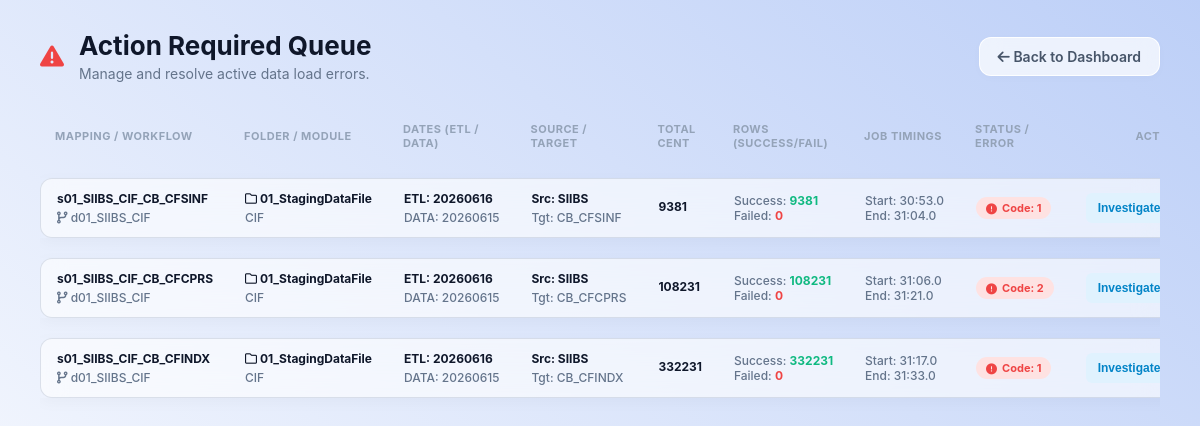
Page /action_queue.php on the committed database.
### tables this page shows
CREATE TABLE "stgd_data" (
	"ETL_DT"	INTEGER,
	"DATA_DT"	INTEGER,
	"EXTRACT_FREQ"	TEXT,
	"FILE_RUN_ID"	INTEGER,
	"SOURCE_EXTRACT_DT"	TEXT,
	"START_JOB"	TEXT,
	"END_JOB"	TEXT,
	"LOAD_STATUS"	INTEGER,
	"FOLDER_NAME"	TEXT,
	"MAPPING_NAME"	TEXT,
	"WORKFLOW_NAME"	TEXT,
	"DATA_MODULE"	TEXT,
	"SOURCE_SYSTEM"	TEXT,
	"SOURCE_SCHEMA"	TEXT,
	"SOURCE_NAME"	TEXT,
	"SOURCE_TYPE"	TEXT,
	"TARGET_NAME"	TEXT,
	"TARGET_TYPE"	TEXT,
	"ROW_CNT_SOURCE"	INTEGER,
	"TOTALROWSUCCESS"	INTEGER,
	"TOTALROWFAILED"	INTEGER,
	"PATH_CTL_ORI"	TEXT,
	"PATH_CTL_NEW"	TEXT,
	"PATH_DAT_ORI"	TEXT,
	"PATH_DAT_NEW"	TEXT,
	"ERR_CD"	INTEGER,
	"ERR_MSG"	TEXT
);

### action_queue.php (the view, shortened to what this page needs)
<?php
include 'db.php';
$error_query = $db->query("SELECT * FROM stgd_data WHERE ERR_CD != '0'");
?>
<!DOCTYPE html>
<html lang="en">
<head>
    <link rel="stylesheet" href="https://cdnjs.cloudflare.com/ajax/libs/font-awesome/6.4.0/css/all.min.css">
</head>
<body>
    <div class="page-header">
        <div class="page-title-wrap">
            <i class="fa-solid fa-triangle-exclamation queue-alert-icon"></i>
            <div>
                <h1 class="page-title">Action Required Queue</h1>
                <p style="margin: 4px 0 0 0; color: #64748b; font-size: 14px;">Manage and resolve active data load errors.</p>
            </div>
        </div>
        <a href="user_dashboard.php" class="back-btn"><i class="fa-solid fa-arrow-left"></i> Back to Dashboard</a>
    </div>
    <div class="table-responsive">
        <table>
            <thead>
                <tr>
                    <th>Mapping / Workflow</th>
                    <th>Folder / Module</th>
                    <th>Dates (ETL / DATA)</th>
                    <th>Source / Target</th>
                    <th>Total Cent</th>
                    <th>Rows (Success/Fail)</th>
                    <th>Job Timings</th>
                    <th>Status / Error</th>
                    <th style="text-align: right;">Actions</th>
                </tr>
            </thead>
            <tbody>
                <?php
                while($row = $error_query->fetchArray()):
                    $mapping = $row['MAPPING_NAME'] ?? 'N/A';
                    $workflow = $row['WORKFLOW_NAME'] ?? 'N/A';
                    $folder = $row['FOLDER'] ?? $row['FOLDER_NAME'] ?? 'N/A';
                    $module = $row['DATA_MODULE'] ?? 'N/A';
                    $etl_dt = $row['ETL_DT'] ?? 'N/A';
                    $data_dt = $row['DATA_DT'] ?? 'N/A';
                    $source = $row['SOURCE_SYSTEM'] ?? 'N/A';
                    $target = $row['TARGET_NAME'] ?? 'N/A';
                    $total_cent = $row['ROW_CNT_SOURCE'] ?? '0';
                    $row_success = $row['TOTALROWSUCCESS'] ?? '0';
                    $row_failed = $row['TOTALROWFAILED'] ?? '0';
                    $start_job = $row['START_JOB'] ?? 'N/A';
                    $end_job = $row['END_JOB'] ?? 'N/A';
                    $err_code = $row['ERR_CD'] ?? 'Unknown';
                ?>
                <tr>
                    <tr>
                    <td>
                        <div class="primary-text"><?php echo htmlspecialchars($mapping); ?></div>
                        <div class="secondary-text"><i class="fa-solid fa-code-branch"></i> <?php echo htmlspecialchars($workflow); ?></div>
                    </td>
                    <td>
                        <div class="primary-text"><i class="fa-regular fa-folder"></i> <?php echo htmlspecialchars($folder); ?></div>
                        <div class="secondary-text"><?php echo htmlspecialchars($module); ?></div>
                    </td>
                    <td>
                        <div class="primary-text">ETL: <?php echo htmlspecialchars($etl_dt); ?></div>
                        <div class="secondary-text">DATA: <?php echo htmlspecialchars($data_dt); ?></div>
                    </td>
                    <td>
                        <div class="primary-text">Src: <?php echo htmlspecialchars($source); ?></div>
                        <div class="secondary-text">Tgt: <?php echo htmlspecialchars($target); ?></div>
                    </td>
                    <td><div class="primary-text"><?php echo htmlspecialchars($total_cent); ?></div></td>
                    <td>
                        <div class="secondary-text">Success: <span class="success-count"><?php echo htmlspecialchars($row_success); ?></span></div>
                        <div class="secondary-text">Failed: <span class="fail-count"><?php echo htmlspecialchars($row_failed); ?></span></div>
                    </td>
                    <td>
                        <div class="secondary-text">Start: <?php echo htmlspecialchars($start_job); ?></div>
                        <div class="secondary-text">End: <?php echo htmlspecialchars($end_job); ?></div>
                    </td>
                    <td>
                        <div class="status-badge"><i class="fa-solid fa-circle-exclamation"></i> Code: <?php echo htmlspecialchars($err_code); ?></div>
                    </td>
                    <td>
                        <div class="action-group">
                            <button class="btn-primary" onclick="alert('Viewing log for <?php echo htmlspecialchars($mapping); ?>')">
                                Investigate <i class="fa-solid fa-chevron-down" style="font-size: 10px;"></i>
                            </button>
                        </div>
                    </td>
                </tr>
                <?php endwhile; ?>
            </tbody>
        </table>
    </div>
</body>
</html>

### action_queue.php (style rules this page uses)
body { font-family: 'Inter', sans-serif; background: linear-gradient(400deg, #FFFFFF 0%, #a9c1f5 130%); margin: 0; padding: 30px 40px; color: #005BAC; min-height: 100vh; }
.page-header { display: flex; justify-content: space-between; align-items: center; margin-bottom: 30px; }
.page-title-wrap { display: flex; align-items: center; gap: 15px; }
.page-title { color: #0f172a; margin: 0; font-size: 26px; font-weight: 700; }
.queue-alert-icon { color: #ef4444; font-size: 24px; }
.back-btn { padding: 10px 18px; background: rgba(255, 255, 255, 0.7); color: #475569; text-decoration: none; border-radius: 8px; font-weight: 600; font-size: 14px; backdrop-filter: blur(10px); border: 1px solid rgba(255, 255, 255, 0.9); box-shadow: 0 2px 10px rgba(0,0,0,0.02); transition: 0.2s; }
.table-responsive { width: 100%; overflow-x: auto; padding-bottom: 15px; }
table { width: 100%; border-collapse: separate; border-spacing: 0 10px; }
th { text-align: left; padding: 0 15px 8px 15px; color: #94a3b8; font-size: 11px; font-weight: 700; text-transform: uppercase; letter-spacing: 0.5px; border: none; }
tbody tr { background: rgba(255, 255, 255, 0.6); backdrop-filter: blur(12px); -webkit-backdrop-filter: blur(12px); box-shadow: 0 4px 15px rgba(0, 0, 0, 0.03); transition: transform 0.2s ease, box-shadow 0.2s ease, background 0.2s ease; }
td { padding: 12px 16px; font-size: 12px; color: #1e293b; font-weight: 500; vertical-align: middle; white-space: nowrap; border-top: 1px solid rgba(148, 163, 184, 0.3); border-bottom: 1px solid rgba(148, 163, 184, 0.3); }
tbody td:first-child { border-top-left-radius: 12px; border-bottom-left-radius: 12px; border-left: 1px solid rgba(148, 163, 184, 0.3); }
tbody td:last-child { border-top-right-radius: 12px; border-bottom-right-radius: 12px; border-right: 1px solid rgba(148, 163, 184, 0.3); }
.primary-text { font-weight: 700; color: #0f172a; display: block; margin-bottom: 4px; }
.secondary-text { color: #64748b; font-size: 12px; display: block; }
.back-btn { padding: 10px 18px; background: rgba(255, 255, 255, 0.7); color: #475569; text-decoration: none; border-radius: 12px; font-weight: 600; font-size: 14px; backdrop-filter: blur(10px); border: 1px solid rgba(255, 255, 255, 0.9); box-shadow: 0 2px 10px rgba(0,0,0,0.02); transition: all 0.2s ease; }
.status-badge { background: #fee2e2; color: #ef4444; padding: 4px 10px; border-radius: 20px; font-size: 11px; font-weight: 700; display: inline-flex; align-items: center; gap: 5px; }
.success-count { color: #10b981; font-weight: 700; }
.fail-count { color: #ef4444; font-weight: 700; }
.action-group { display: flex; gap: 6px; justify-content: flex-end; }
.btn-primary { background: #e0f2fe; color: #0284c7; border: none; padding: 8px 12px; border-radius: 6px; cursor: pointer; font-size: 12px; font-weight: 600; transition: 0.2s; display: flex; align-items: center; gap: 5px; }

### rows in the picture
stgd_data: MAPPING_NAME "s01_SIIBS_CIF_CB_CFSINF", WORKFLOW_NAME "d01_SIIBS_CIF", FOLDER_NAME "01_StagingDataFile", DATA_MODULE "CIF", ETL_DT "20260616", DATA_DT "20260615", SOURCE_SYSTEM "SIIBS", TARGET_NAME "CB_CFSINF", ROW_CNT_SOURCE "9381", TOTALROWSUCCESS "9381", TOTALROWFAILED "0", START_JOB "30:53.0", END_JOB "31:04.0", ERR_CD "1"
stgd_data: MAPPING_NAME "s01_SIIBS_CIF_CB_CFCPRS", WORKFLOW_NAME "d01_SIIBS_CIF", FOLDER_NAME "01_StagingDataFile", DATA_MODULE "CIF", ETL_DT "20260616", DATA_DT "20260615", SOURCE_SYSTEM "SIIBS", TARGET_NAME "CB_CFCPRS", ROW_CNT_SOURCE "108231", TOTALROWSUCCESS "108231", TOTALROWFAILED "0", START_JOB "31:06.0", END_JOB "31:21.0", ERR_CD "2"
stgd_data: MAPPING_NAME "s01_SIIBS_CIF_CB_CFINDX", WORKFLOW_NAME "d01_SIIBS_CIF", FOLDER_NAME "01_StagingDataFile", DATA_MODULE "CIF", ETL_DT "20260616", DATA_DT "20260615", SOURCE_SYSTEM "SIIBS", TARGET_NAME "CB_CFINDX", ROW_CNT_SOURCE "332231", TOTALROWSUCCESS "332231", TOTALROWFAILED "0", START_JOB "31:17.0", END_JOB "31:33.0", ERR_CD "1"
